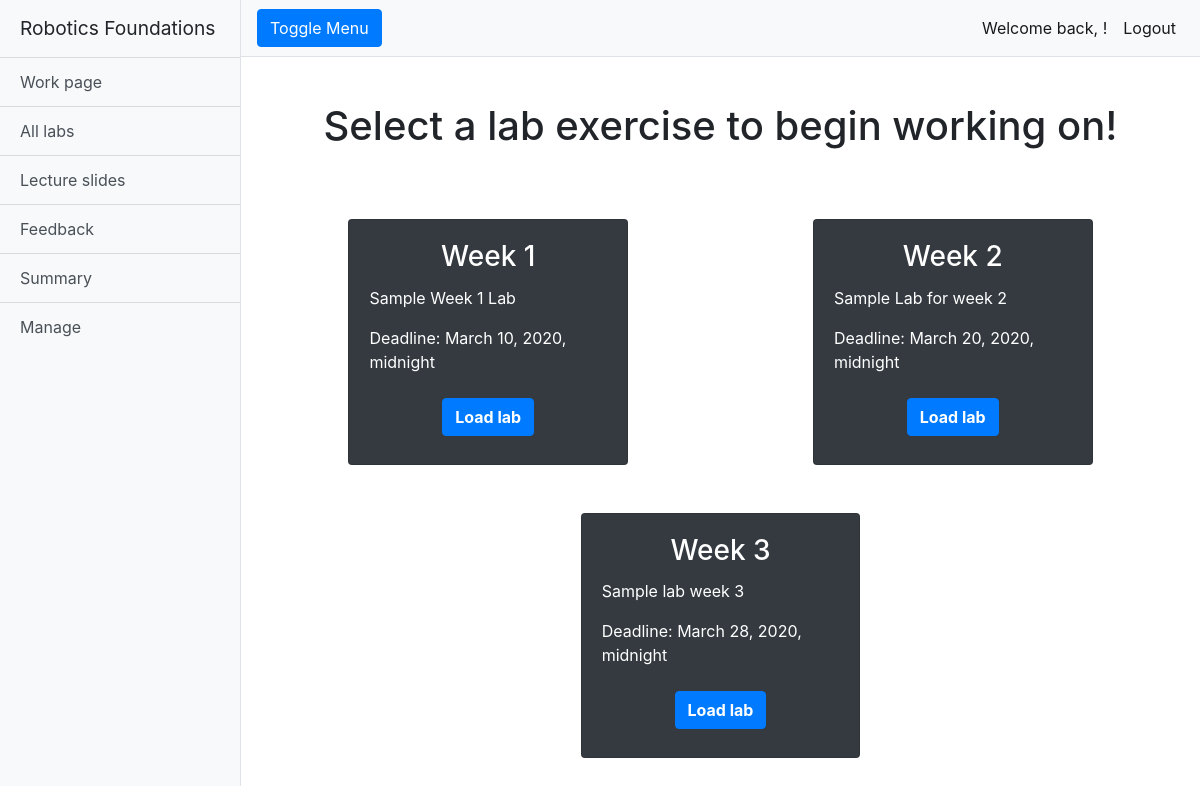
The app's page /rfwa/alllabs/ (signed in), older data.
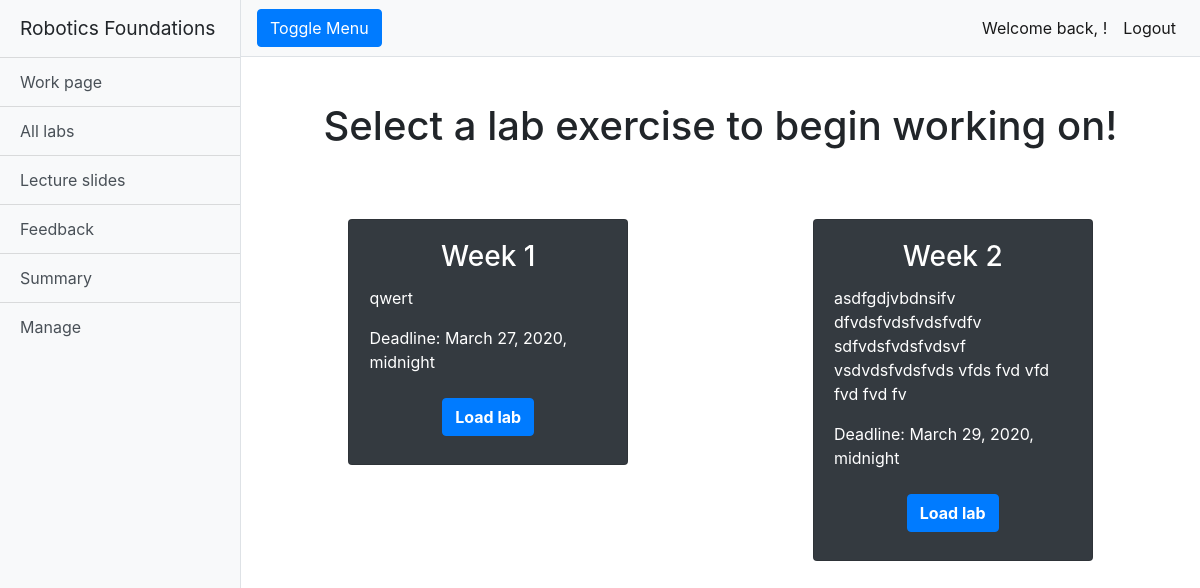
The same page, newer data.
### rfwa/models.py (models this page shows, shortened)
class Lab(models.Model):
    name = models.CharField(max_length=128)
    description = models.TextField(max_length=2048)
    open_Date = models.DateTimeField()
    close_Date = models.DateTimeField()
    lab_Files = models.FileField(upload_to='labs/')
    slug = models.SlugField(primary_key=True, blank=True)

### rfwa/views.py (the view)
# urls.py: path('alllabs/', views.alllabs, name='alllabs'),
@login_required
def alllabs(request):
    labs = Lab.objects.order_by('open_Date')
    return render(request, 'rfwa/alllabs.html', {'labs': labs})

### templates/rfwa/alllabs.html (shortened to what this page needs)
{% extends "rfwa/base.html" %}
{% load staticfiles %}
{% block extra_head %}
<link href="{% static 'css/button.css' %}" rel="stylesheet">
{% endblock %}
{% block body_block %}
<div class="container-fluid">
  <h1 class="mt-4">Select a lab exercise to begin working on!</h1>
  {% if labs %}
  <div class="container-fluid mt-5">
    {% for lab in labs %}
    {% cycle 'row' '' as row silent %}
    {% if row %}
    <div class="row justify-content-around">
      {% endif %}
      <div class="col-sm-10 col-md-10 col-lg-4 mb-5">
        <div class="card bg-dark text-white mx-auto">
          <div class="card-body text-center">
            <h3 class="card-title">{{lab.name}}</h3>
            <p class="card-text text-left">{{lab.description}}</p>
            <p class="card-text text-left">Deadline: {{lab.close_Date}}</p>
            <div class="row pb-2 justify-content-around mt-4">
              <button class="btn btn-primary font-weight-bold loadProjectButton test"
                value="{{ lab.lab_Files.path }}">Load lab</button>
            </div>
          </div>
        </div>
      </div>
      {% if not row %}
    </div>
    {% endif %}
    {% endfor %}
    {% else %}
    <h2 class="text-center mt-5">There are no labs uploaded</h2>
    {% endif %}
  </div>
</div>
{% endblock %}

Row changes from the older to the newer data that the page shows:
removed Lab: name "Week 3", description "Sample lab week 3", close_Date "March 28, 2020, midnight"
changed Lab "Week 1": description "Sample Week 1 Lab" → "qwert"; close_Date "March 10, 2020, midnight" → "March 27, 2020, midnight"
changed Lab "Week 2": description "Sample Lab for week 2" → "asdfgdjvbdnsifv dfvdsfvdsfvdsfvdfv sdfvdsfvdsfvdsvf vsdvdsfvdsfvds vfds fvd vfd fvd fvd fv"; close_Date "March 20, 2020, midnight" → "March 29, 2020, midnight"
